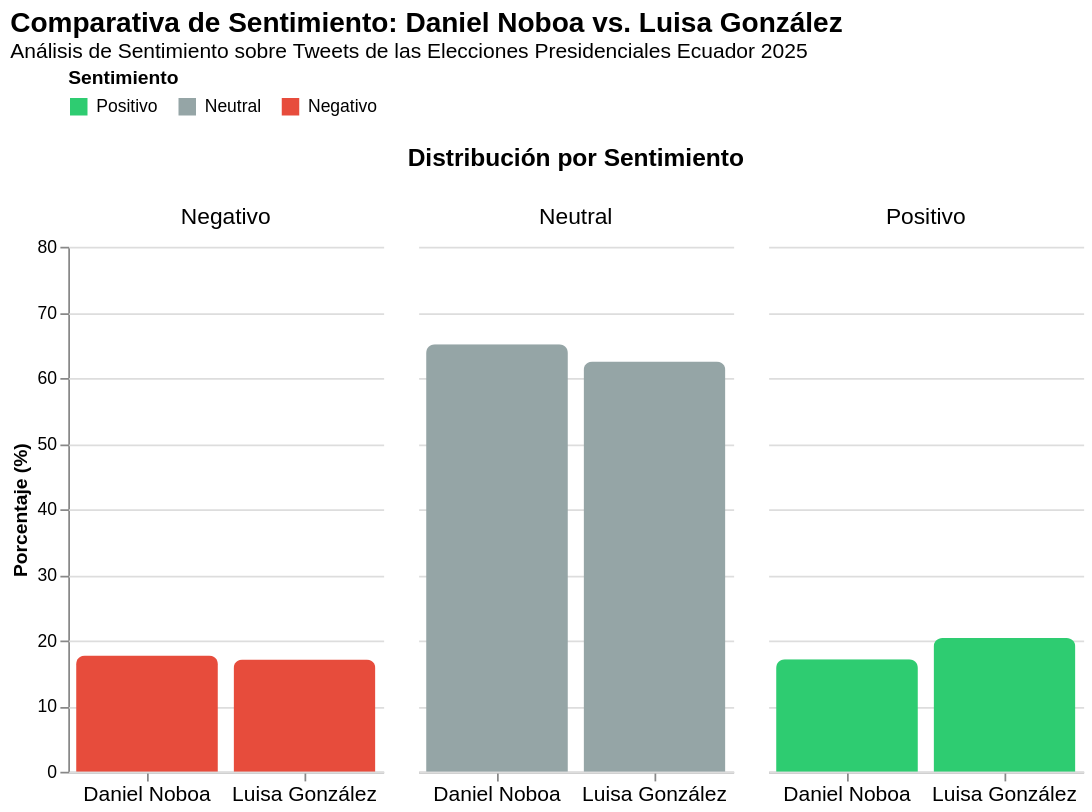

Write notebook code for a chart like this one.
### Code cell
# Format DataFrame for Altair Visual Analytics
records = []
for sentiment in ["Positivo", "Neutral", "Negativo"]:
    records.append({
        "Candidate": "Daniel Noboa",
        "Sentiment": sentiment,
        "Percentage": float(df_daniel_pct.get(sentiment, 0)),
        "Count": int(df_daniel_counts.get(sentiment, 0))
    })
    records.append({
        "Candidate": "Luisa González",
        "Sentiment": sentiment,
        "Percentage": float(df_luisa_pct.get(sentiment, 0)),
        "Count": int(df_luisa_counts.get(sentiment, 0))
    })

df_viz = pd.DataFrame(records)

# Create Grouped Bar Chart with Altair
chart = alt.Chart(df_viz).mark_bar(cornerRadiusTopLeft=5, cornerRadiusTopRight=5).encode(
    x=alt.X("Candidate:N", title=None, axis=alt.Axis(labelAngle=0, labelFontSize=12)),
    y=alt.Y("Percentage:Q", title="Porcentaje (%)", scale=alt.Scale(domain=[0, 80])),
    color=alt.Color(
        "Sentiment:N",
        scale=alt.Scale(
            domain=["Positivo", "Neutral", "Negativo"],
            range=["#2ecc71", "#95a5a6", "#e74c3c"]
        ),
        legend=alt.Legend(title="Sentimiento", orient="top")
    ),
    column=alt.Column("Sentiment:N", title="Distribución por Sentimiento", header=alt.Header(labelFontSize=13, titleFontSize=14)),
    tooltip=[
        alt.Tooltip("Candidate:N", title="Candidato"),
        alt.Tooltip("Sentiment:N", title="Sentimiento"),
        alt.Tooltip("Percentage:Q", title="Porcentaje (%)", format=".2f"),
        alt.Tooltip("Count:Q", title="Total Tweets", format=",d")
    ]
).properties(
    width=180,
    height=300,
    title=alt.TitleParams(
        text="Comparativa de Sentimiento: Daniel Noboa vs. Luisa González",
        subtitle="Análisis de Sentimiento sobre Tweets de las Elecciones Presidenciales Ecuador 2025",
        fontSize=16,
        subtitleFontSize=12
    )
).configure_view(
    stroke=None
)

chart

### Figure 1 — Vega-Lite specification as saved in the notebook (floating-point values rounded to 4 significant figures)
{"config": {"view": {"continuousWidth": 300, "continuousHeight": 300, "stroke": null}}, "data": {"name": "data-7bfb50fa23587e639b4af02c00b4d15d"}, "mark": {"type": "bar", "cornerRadiusTopLeft": 5, "cornerRadiusTopRight": 5}, "encoding": {"color": {"field": "Sentiment", "legend": {"orient": "top", "title": "Sentimiento"}, "scale": {"domain": ["Positivo", "Neutral", "Negativo"], "range": ["#2ecc71", "#95a5a6", "#e74c3c"]}, "type": "nominal"}, "column": {"field": "Sentiment", "header": {"labelFontSize": 13, "titleFontSize": 14}, "title": "Distribución por Sentimiento", "type": "nominal"}, "tooltip": [{"field": "Candidate", "title": "Candidato", "type": "nominal"}, {"field": "Sentiment", "title": "Sentimiento", "type": "nominal"}, {"field": "Percentage", "format": ".2f", "title": "Porcentaje (%)", "type": "quantitative"}, {"field": "Count", "format": ",d", "title": "Total Tweets", "type": "quantitative"}], "x": {"axis": {"labelAngle": 0, "labelFontSize": 12}, "field": "Candidate", "title": null, "type": "nominal"}, "y": {"field": "Percentage", "scale": {"domain": [0, 80]}, "title": "Porcentaje (%)", "type": "quantitative"}}, "height": 300, "title": {"text": "Comparativa de Sentimiento: Daniel Noboa vs. Luisa González", "fontSize": 16, "subtitle": "Análisis de Sentimiento sobre Tweets de las Elecciones Presidenciales Ecuador 2025", "subtitleFontSize": 12}, "width": 180, "$schema": "https://vega.github.io/schema/vega-lite/v6.4.1.json", "datasets": {"data-7bfb50fa23587e639b4af02c00b4d15d": [{"Candidate": "Daniel Noboa", "Sentiment": "Positivo", "Percentage": 17.13, "Count": 8719}, {"Candidate": "Luisa González", "Sentiment": "Positivo", "Percentage": 20.38, "Count": 17413}, {"Candidate": "Daniel Noboa", "Sentiment": "Neutral", "Percentage": 65.16, "Count": 33159}, {"Candidate": "Luisa González", "Sentiment": "Neutral", "Percentage": 62.51, "Count": 53416}, {"Candidate": "Daniel Noboa", "Sentiment": "Negativo", "Percentage": 17.71, "Count": 9010}, {"Candidate": "Luisa González", "Sentiment": "Negativo", "Percentage": 17.12, "Count": 14628}]}}
